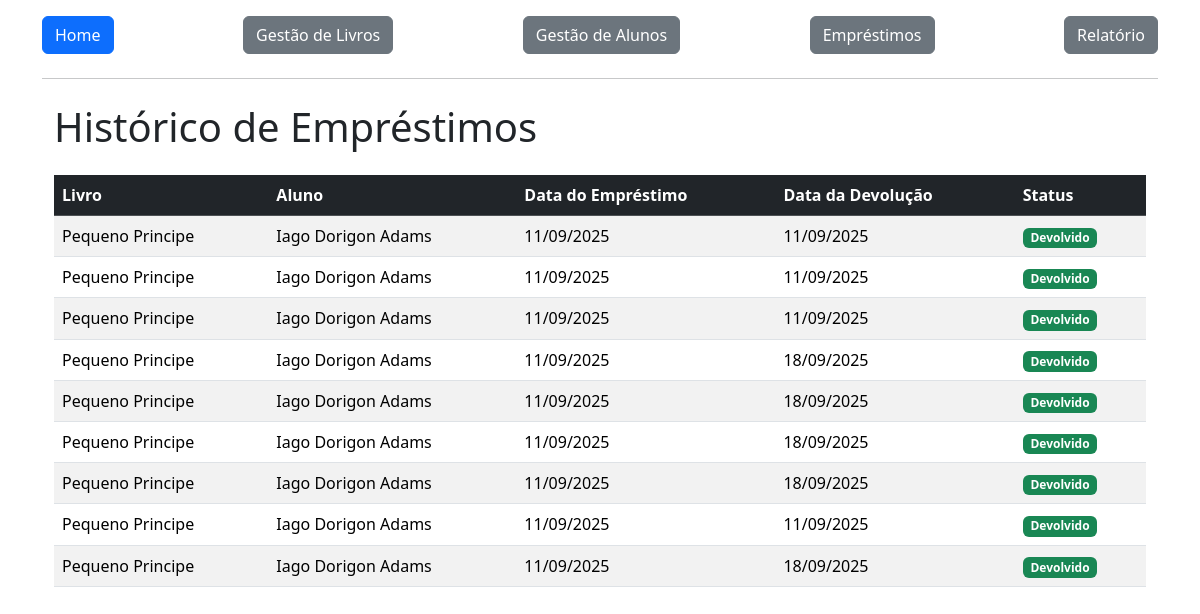
Before: /historico (signed in) with the older database file.
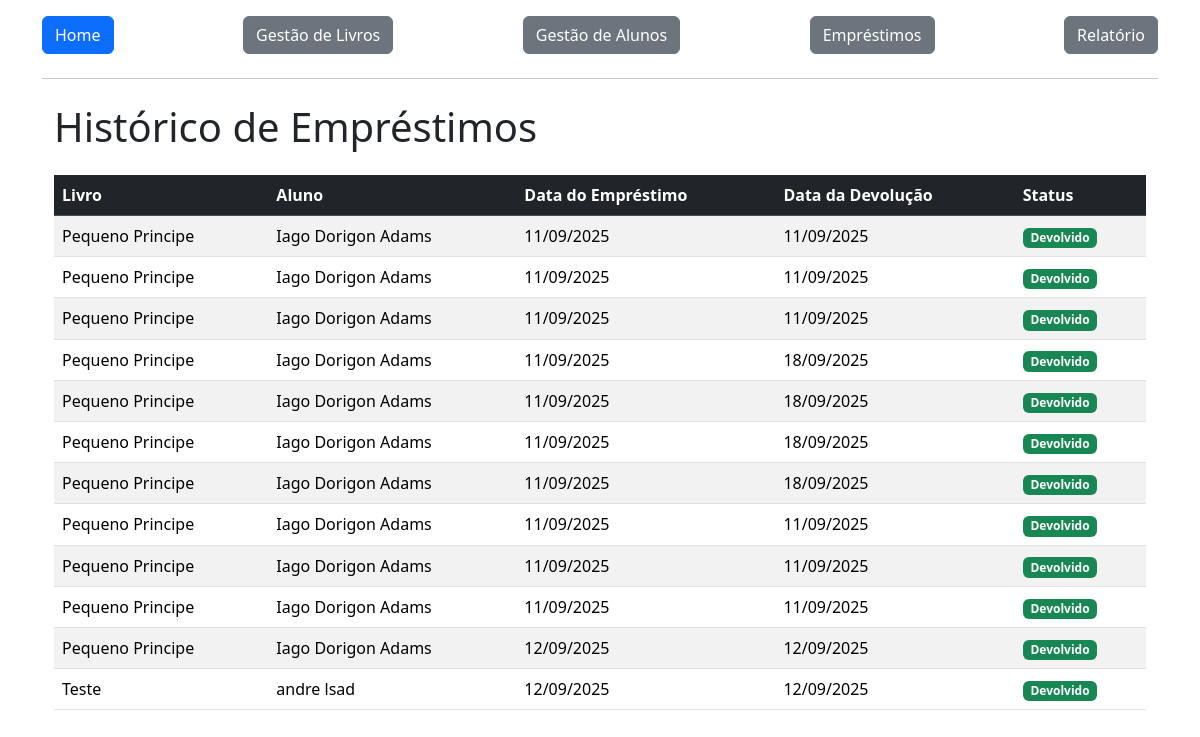
After: the same page with the newer database file.
### app/models.py (models this page shows)
class Aluguel(db.Model):
    id = db.Column(db.Integer, primary_key=True)
    id_livro = db.Column(db.Integer, db.ForeignKey('livro.id'))
    id_aluno = db.Column(db.Integer, db.ForeignKey('aluno.id'))
    data_aluguel = db.Column(db.DateTime, default=datetime.now)
    data_devolucao = db.Column(db.Date, nullable=True)
    emprestimo_ativo = db.Column(db.Boolean, default=True)

class Livro(db.Model):
    id = db.Column(db.Integer, primary_key=True)
    titulo = db.Column(db.String(100), nullable=False)
    autor = db.Column(db.String(100), nullable=False)
    editora = db.Column(db.String(100), nullable=False)
    ano_publicacao = db.Column(db.Integer, nullable=False)
    genero = db.Column(db.String(50), nullable=False)
    exemplares = db.Column(db.Integer, nullable=False)
    alunosAlugados = db.relationship('Aluguel', backref='livro', lazy=True)

class Aluno(db.Model):
    id = db.Column(db.Integer, primary_key=True)
    nome = db.Column(db.String(100), nullable=False)
    sobrenome = db.Column(db.String(100), nullable=False)
    cpf = db.Column(db.String(14), unique=True, nullable=False)
    livrosEmprestados = db.relationship('Aluguel', backref='aluno', lazy=True)

### app/view.py (the view)
@app.route('/historico', methods=['GET'])
@login_required
def ver_livros():
    emprestimos = Aluguel.query.all()
    return render_template('historico.html', emprestimos=emprestimos)

### app/models.py (called while the page is built)
@login_manager.user_loader
def load_user(user_id):
    return User.query.get(user_id)

### app/templates/historico.html
{% extends 'base.html' %}
{% block content %}
<div class="container mt-4">
    <div class="d-flex justify-content-between align-items-center mb-3">
        <h1>Histórico de Empréstimos</h1>
    </div>
    <div class="table-responsive">
        <table class="table table-striped table-hover">
            <thead class="table-dark">
                <tr>
                    <th scope="col">Livro</th>
                    <th scope="col">Aluno</th>
                    <th scope="col">Data do Empréstimo</th>
                    <th scope="col">Data da Devolução</th>
                    <th scope="col">Status</th>
                </tr>
            </thead>
            <tbody>
                {% for emprestimo in emprestimos %}
                <tr>
                    <td>{{ emprestimo.livro.titulo }}</td>
                    <td>{{ emprestimo.aluno.nome }} {{ emprestimo.aluno.sobrenome }}</td>
                    <td>{{ emprestimo.data_aluguel.strftime('%d/%m/%Y') }}</td>
                    <td>
                        {% if emprestimo.data_devolucao %}
                            {{ emprestimo.data_devolucao.strftime('%d/%m/%Y') }}
                        {% else %}
                            -
                        {% endif %}
                    </td>
                    <td>
                        {% if emprestimo.data_devolucao %}
                            <span class="badge bg-success">Devolvido</span>
                        {% else %}
                            <span class="badge bg-warning text-dark">Emprestado</span>
                        {% endif %}
                    </td>
                </tr>
                {% else %}
                <tr>
                    <td colspan="5" class="text-center">Nenhum registro de empréstimo encontrado.</td>
                </tr>
                {% endfor %}
            </tbody>
        </table>
    </div>
</div>
{% endblock %}

### app/templates/base.html (shortened to what this page needs)
<!DOCTYPE html>
<html lang="pt-br">
<head>
    <link href="https://cdn.jsdelivr.net/npm/bootstrap@5.3.7/dist/css/bootstrap.min.css" rel="stylesheet">
</head>
<body>
    <section class="container-fluid mt-2">
    <div class="container">
    {%include 'nav.html'%}
    <hr>
    {% block content %}{% endblock %}
    </div>
    </section>
</body>
</html>

### app/templates/nav.html
<nav class="navbar">
    <a href="{{url_for('homepage')}}" class="btn btn-primary">Home</a>
    <a href="{{url_for('listar_livros')}}" class="btn btn-secondary">Gestão de Livros</a>
    <a href="{{url_for('listar_alunos')}}" class="btn btn-secondary">Gestão de Alunos</a>
    <a href="{{ url_for('listar_emprestimos') }}" class="btn btn-secondary">Empréstimos</a>
    <a href="{{ url_for('ver_livros') }}" class="btn btn-secondary">Relatório</a>
</nav>

Changed rows visible on the page:
changed Aluguel (number 9 of 12 on the later page): data_devolucao "18/09/2025" → "11/09/2025"
added Aluguel: livro.titulo "Pequeno Principe", aluno.nome "Iago", aluno.sobrenome "Dorigon Adams", data_aluguel "11/09/2025", data_devolucao "11/09/2025", shows "Devolvido"
added Aluguel: livro.titulo "Pequeno Principe", aluno.nome "Iago", aluno.sobrenome "Dorigon Adams", data_aluguel "12/09/2025", data_devolucao "12/09/2025", shows "Devolvido"
added Aluguel: livro.titulo "Teste", aluno.nome "andre", aluno.sobrenome "lsad", data_aluguel "12/09/2025", data_devolucao "12/09/2025", shows "Devolvido"
